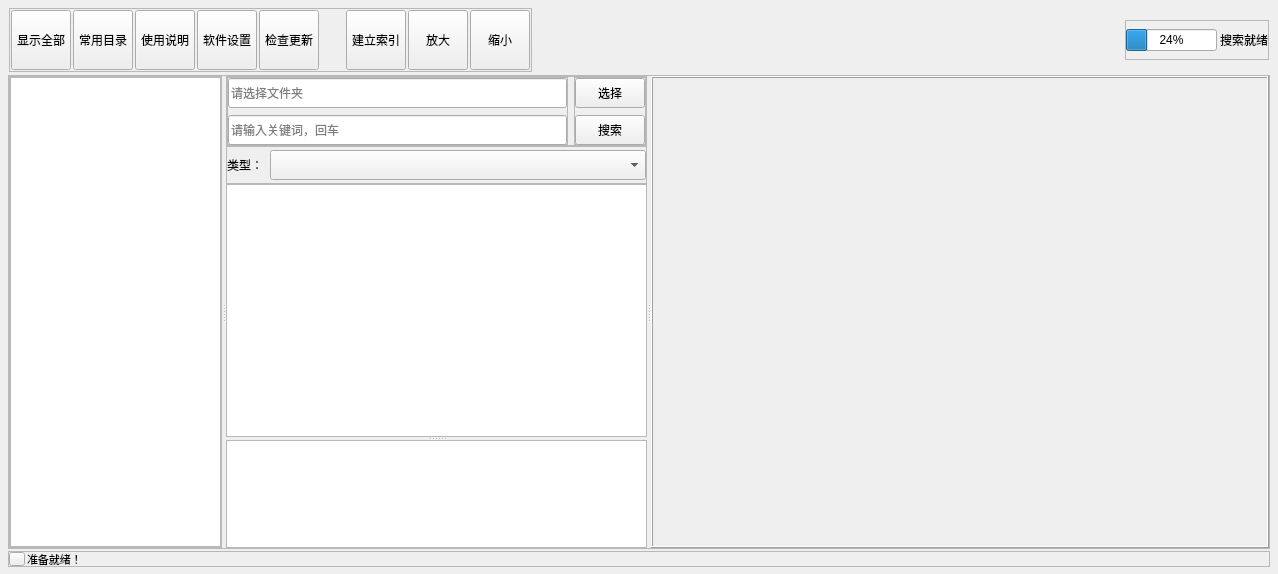
<?xml version="1.0" encoding="UTF-8"?>
<ui version="4.0">
 <class>MainWindow</class>
 <widget class="QMainWindow" name="MainWindow">
  <property name="geometry">
   <rect>
    <x>0</x>
    <y>0</y>
    <width>1278</width>
    <height>574</height>
   </rect>
  </property>
  <property name="windowTitle">
   <string>MainWindow</string>
  </property>
  <widget class="QWidget" name="centralwidget">
   <property name="styleSheet">
    <string notr="true">/*QPushButton {
    border: none; 
}

QPushButton:hover {
    background-color: #cce8f2;
}
*/</string>
   </property>
   <layout class="QGridLayout" name="gridLayout_2">
    <property name="leftMargin">
     <number>5</number>
    </property>
    <property name="topMargin">
     <number>5</number>
    </property>
    <property name="rightMargin">
     <number>5</number>
    </property>
    <property name="bottomMargin">
     <number>5</number>
    </property>
    <property name="horizontalSpacing">
     <number>5</number>
    </property>
    <property name="verticalSpacing">
     <number>0</number>
    </property>
    <item row="0" column="0">
     <widget class="QFrame" name="frame">
      <property name="sizePolicy">
       <sizepolicy hsizetype="Preferred" vsizetype="Preferred">
        <horstretch>0</horstretch>
        <verstretch>0</verstretch>
       </sizepolicy>
      </property>
      <property name="maximumSize">
       <size>
        <width>16777215</width>
        <height>16777215</height>
       </size>
      </property>
      <property name="frameShape">
       <enum>QFrame::NoFrame</enum>
      </property>
      <property name="frameShadow">
       <enum>QFrame::Raised</enum>
      </property>
      <property name="lineWidth">
       <number>0</number>
      </property>
      <layout class="QVBoxLayout" name="verticalLayout">
       <property name="spacing">
        <number>2</number>
       </property>
       <property name="leftMargin">
        <number>3</number>
       </property>
       <property name="topMargin">
        <number>2</number>
       </property>
       <property name="rightMargin">
        <number>3</number>
       </property>
       <property name="bottomMargin">
        <number>2</number>
       </property>
       <item>
        <widget class="QFrame" name="frame_top">
         <property name="sizePolicy">
          <sizepolicy hsizetype="Fixed" vsizetype="Preferred">
           <horstretch>0</horstretch>
           <verstretch>0</verstretch>
          </sizepolicy>
         </property>
         <property name="maximumSize">
          <size>
           <width>1677777</width>
           <height>16777215</height>
          </size>
         </property>
         <property name="styleSheet">
          <string notr="true"/>
         </property>
         <property name="frameShape">
          <enum>QFrame::NoFrame</enum>
         </property>
         <property name="frameShadow">
          <enum>QFrame::Raised</enum>
         </property>
         <layout class="QHBoxLayout" name="horizontalLayout_2">
          <property name="spacing">
           <number>2</number>
          </property>
          <property name="leftMargin">
           <number>1</number>
          </property>
          <property name="topMargin">
           <number>1</number>
          </property>
          <property name="rightMargin">
           <number>1</number>
          </property>
          <property name="bottomMargin">
           <number>1</number>
          </property>
          <item>
           <widget class="QFrame" name="frame_top_left">
            <property name="sizePolicy">
             <sizepolicy hsizetype="Fixed" vsizetype="Preferred">
              <horstretch>0</horstretch>
              <verstretch>0</verstretch>
             </sizepolicy>
            </property>
            <property name="frameShape">
             <enum>QFrame::StyledPanel</enum>
            </property>
            <property name="frameShadow">
             <enum>QFrame::Raised</enum>
            </property>
            <layout class="QHBoxLayout" name="horizontalLayout_3">
             <property name="spacing">
              <number>2</number>
             </property>
             <property name="leftMargin">
              <number>1</number>
             </property>
             <property name="topMargin">
              <number>1</number>
             </property>
             <property name="rightMargin">
              <number>1</number>
             </property>
             <property name="bottomMargin">
              <number>1</number>
             </property>
             <item>
              <widget class="QToolButton" name="show_all_button">
               <property name="minimumSize">
                <size>
                 <width>60</width>
                 <height>60</height>
                </size>
               </property>
               <property name="maximumSize">
                <size>
                 <width>60</width>
                 <height>60</height>
                </size>
               </property>
               <property name="font">
                <font>
                 <pointsize>9</pointsize>
                </font>
               </property>
               <property name="toolTip">
                <string>显示全部</string>
               </property>
               <property name="toolTipDuration">
                <number>1000</number>
               </property>
               <property name="text">
                <string>显示全部</string>
               </property>
               <property name="icon">
                <iconset resource="icon.qrc">
                 <normaloff>:/icon/icon/planning.png</normaloff>:/icon/icon/planning.png</iconset>
               </property>
               <property name="iconSize">
                <size>
                 <width>34</width>
                 <height>36</height>
                </size>
               </property>
               <property name="toolButtonStyle">
                <enum>Qt::ToolButtonTextUnderIcon</enum>
               </property>
              </widget>
             </item>
             <item>
              <widget class="QToolButton" name="common_dir">
               <property name="minimumSize">
                <size>
                 <width>60</width>
                 <height>60</height>
                </size>
               </property>
               <property name="maximumSize">
                <size>
                 <width>60</width>
                 <height>60</height>
                </size>
               </property>
               <property name="text">
                <string>常用目录</string>
               </property>
               <property name="icon">
                <iconset resource="icon.qrc">
                 <normaloff>:/icon/icon/folders.png</normaloff>:/icon/icon/folders.png</iconset>
               </property>
               <property name="iconSize">
                <size>
                 <width>33</width>
                 <height>33</height>
                </size>
               </property>
               <property name="toolButtonStyle">
                <enum>Qt::ToolButtonTextUnderIcon</enum>
               </property>
              </widget>
             </item>
             <item>
              <widget class="QToolButton" name="help">
               <property name="minimumSize">
                <size>
                 <width>60</width>
                 <height>60</height>
                </size>
               </property>
               <property name="maximumSize">
                <size>
                 <width>60</width>
                 <height>60</height>
                </size>
               </property>
               <property name="toolTip">
                <string>使用说明</string>
               </property>
               <property name="toolTipDuration">
                <number>1000</number>
               </property>
               <property name="text">
                <string>使用说明</string>
               </property>
               <property name="icon">
                <iconset resource="icon.qrc">
                 <normaloff>:/icon/icon/working.png</normaloff>:/icon/icon/working.png</iconset>
               </property>
               <property name="iconSize">
                <size>
                 <width>33</width>
                 <height>33</height>
                </size>
               </property>
               <property name="toolButtonStyle">
                <enum>Qt::ToolButtonTextUnderIcon</enum>
               </property>
              </widget>
             </item>
             <item>
              <widget class="QToolButton" name="setting">
               <property name="minimumSize">
                <size>
                 <width>60</width>
                 <height>60</height>
                </size>
               </property>
               <property name="maximumSize">
                <size>
                 <width>60</width>
                 <height>60</height>
                </size>
               </property>
               <property name="toolTip">
                <string>设置</string>
               </property>
               <property name="toolTipDuration">
                <number>1000</number>
               </property>
               <property name="text">
                <string>软件设置</string>
               </property>
               <property name="icon">
                <iconset resource="icon.qrc">
                 <normaloff>:/icon/icon/settings (1).png</normaloff>:/icon/icon/settings (1).png</iconset>
               </property>
               <property name="iconSize">
                <size>
                 <width>33</width>
                 <height>33</height>
                </size>
               </property>
               <property name="toolButtonStyle">
                <enum>Qt::ToolButtonTextUnderIcon</enum>
               </property>
              </widget>
             </item>
             <item>
              <widget class="QToolButton" name="update">
               <property name="minimumSize">
                <size>
                 <width>60</width>
                 <height>60</height>
                </size>
               </property>
               <property name="maximumSize">
                <size>
                 <width>60</width>
                 <height>60</height>
                </size>
               </property>
               <property name="toolTip">
                <string>检查更新</string>
               </property>
               <property name="toolTipDuration">
                <number>1000</number>
               </property>
               <property name="text">
                <string>检查更新</string>
               </property>
               <property name="icon">
                <iconset resource="icon.qrc">
                 <normaloff>:/icon/icon/all-inclusive.png</normaloff>:/icon/icon/all-inclusive.png</iconset>
               </property>
               <property name="iconSize">
                <size>
                 <width>35</width>
                 <height>35</height>
                </size>
               </property>
               <property name="toolButtonStyle">
                <enum>Qt::ToolButtonTextUnderIcon</enum>
               </property>
              </widget>
             </item>
             <item>
              <spacer name="horizontalSpacer">
               <property name="orientation">
                <enum>Qt::Horizontal</enum>
               </property>
               <property name="sizeType">
                <enum>QSizePolicy::Fixed</enum>
               </property>
               <property name="sizeHint" stdset="0">
                <size>
                 <width>25</width>
                 <height>20</height>
                </size>
               </property>
              </spacer>
             </item>
             <item>
              <widget class="QToolButton" name="index_button">
               <property name="minimumSize">
                <size>
                 <width>60</width>
                 <height>60</height>
                </size>
               </property>
               <property name="maximumSize">
                <size>
                 <width>60</width>
                 <height>60</height>
                </size>
               </property>
               <property name="toolTip">
                <string>建立索引</string>
               </property>
               <property name="toolTipDuration">
                <number>1000</number>
               </property>
               <property name="text">
                <string>建立索引</string>
               </property>
               <property name="icon">
                <iconset resource="icon.qrc">
                 <normaloff>:/icon/icon/documents.png</normaloff>:/icon/icon/documents.png</iconset>
               </property>
               <property name="iconSize">
                <size>
                 <width>33</width>
                 <height>33</height>
                </size>
               </property>
               <property name="toolButtonStyle">
                <enum>Qt::ToolButtonTextUnderIcon</enum>
               </property>
              </widget>
             </item>
             <item>
              <widget class="QToolButton" name="text_scale_up">
               <property name="minimumSize">
                <size>
                 <width>60</width>
                 <height>60</height>
                </size>
               </property>
               <property name="maximumSize">
                <size>
                 <width>60</width>
                 <height>60</height>
                </size>
               </property>
               <property name="toolTip">
                <string>放大</string>
               </property>
               <property name="toolTipDuration">
                <number>1000</number>
               </property>
               <property name="styleSheet">
                <string notr="true"/>
               </property>
               <property name="text">
                <string>放大</string>
               </property>
               <property name="icon">
                <iconset resource="icon.qrc">
                 <normaloff>:/icon/icon/zoom-in (1).png</normaloff>:/icon/icon/zoom-in (1).png</iconset>
               </property>
               <property name="iconSize">
                <size>
                 <width>34</width>
                 <height>34</height>
                </size>
               </property>
               <property name="toolButtonStyle">
                <enum>Qt::ToolButtonTextUnderIcon</enum>
               </property>
              </widget>
             </item>
             <item>
              <widget class="QToolButton" name="text_scale_down">
               <property name="sizePolicy">
                <sizepolicy hsizetype="Preferred" vsizetype="Preferred">
                 <horstretch>0</horstretch>
                 <verstretch>0</verstretch>
                </sizepolicy>
               </property>
               <property name="minimumSize">
                <size>
                 <width>60</width>
                 <height>60</height>
                </size>
               </property>
               <property name="maximumSize">
                <size>
                 <width>60</width>
                 <height>60</height>
                </size>
               </property>
               <property name="toolTip">
                <string extracomment="缩小">缩小</string>
               </property>
               <property name="toolTipDuration">
                <number>1000</number>
               </property>
               <property name="styleSheet">
                <string notr="true"/>
               </property>
               <property name="text">
                <string>缩小</string>
               </property>
               <property name="icon">
                <iconset resource="icon.qrc">
                 <normaloff>:/icon/icon/zoom-out.png</normaloff>:/icon/icon/zoom-out.png</iconset>
               </property>
               <property name="iconSize">
                <size>
                 <width>34</width>
                 <height>34</height>
                </size>
               </property>
               <property name="shortcut">
                <string extracomment="缩小"/>
               </property>
               <property name="checkable">
                <bool>false</bool>
               </property>
               <property name="checked">
                <bool>false</bool>
               </property>
               <property name="toolButtonStyle">
                <enum>Qt::ToolButtonTextUnderIcon</enum>
               </property>
              </widget>
             </item>
            </layout>
           </widget>
          </item>
          <item alignment="Qt::AlignRight">
           <widget class="QFrame" name="frame_top_right">
            <property name="sizePolicy">
             <sizepolicy hsizetype="Preferred" vsizetype="Preferred">
              <horstretch>0</horstretch>
              <verstretch>0</verstretch>
             </sizepolicy>
            </property>
            <property name="minimumSize">
             <size>
              <width>0</width>
              <height>0</height>
             </size>
            </property>
            <property name="maximumSize">
             <size>
              <width>450</width>
              <height>40</height>
             </size>
            </property>
            <property name="layoutDirection">
             <enum>Qt::LeftToRight</enum>
            </property>
            <property name="frameShape">
             <enum>QFrame::StyledPanel</enum>
            </property>
            <property name="frameShadow">
             <enum>QFrame::Raised</enum>
            </property>
            <layout class="QHBoxLayout" name="horizontalLayout_6">
             <property name="spacing">
              <number>3</number>
             </property>
             <property name="leftMargin">
              <number>0</number>
             </property>
             <property name="topMargin">
              <number>0</number>
             </property>
             <property name="rightMargin">
              <number>0</number>
             </property>
             <property name="bottomMargin">
              <number>0</number>
             </property>
             <item>
              <widget class="QLoadingProgressBar" name="progressBar">
               <property name="maximumSize">
                <size>
                 <width>100</width>
                 <height>16777215</height>
                </size>
               </property>
               <property name="value">
                <number>24</number>
               </property>
               <property name="alignment">
                <set>Qt::AlignRight|Qt::AlignTrailing|Qt::AlignVCenter</set>
               </property>
              </widget>
             </item>
             <item>
              <widget class="QLabel" name="top_lable">
               <property name="sizePolicy">
                <sizepolicy hsizetype="Preferred" vsizetype="Preferred">
                 <horstretch>0</horstretch>
                 <verstretch>0</verstretch>
                </sizepolicy>
               </property>
               <property name="minimumSize">
                <size>
                 <width>0</width>
                 <height>0</height>
                </size>
               </property>
               <property name="maximumSize">
                <size>
                 <width>16666</width>
                 <height>16777215</height>
                </size>
               </property>
               <property name="text">
                <string>搜索就绪</string>
               </property>
               <property name="alignment">
                <set>Qt::AlignRight|Qt::AlignTrailing|Qt::AlignVCenter</set>
               </property>
              </widget>
             </item>
            </layout>
           </widget>
          </item>
         </layout>
        </widget>
       </item>
       <item>
        <widget class="QFrame" name="frame_center">
         <property name="sizePolicy">
          <sizepolicy hsizetype="Preferred" vsizetype="Expanding">
           <horstretch>0</horstretch>
           <verstretch>19</verstretch>
          </sizepolicy>
         </property>
         <property name="frameShape">
          <enum>QFrame::StyledPanel</enum>
         </property>
         <property name="frameShadow">
          <enum>QFrame::Raised</enum>
         </property>
         <layout class="QHBoxLayout" name="horizontalLayout">
          <property name="spacing">
           <number>0</number>
          </property>
          <property name="leftMargin">
           <number>0</number>
          </property>
          <property name="topMargin">
           <number>0</number>
          </property>
          <property name="rightMargin">
           <number>0</number>
          </property>
          <property name="bottomMargin">
           <number>0</number>
          </property>
          <item>
           <widget class="QSplitter" name="splitter">
            <property name="orientation">
             <enum>Qt::Horizontal</enum>
            </property>
            <property name="childrenCollapsible">
             <bool>false</bool>
            </property>
            <widget class="QFrame" name="frame_center_left">
             <property name="sizePolicy">
              <sizepolicy hsizetype="Expanding" vsizetype="Expanding">
               <horstretch>4</horstretch>
               <verstretch>0</verstretch>
              </sizepolicy>
             </property>
             <property name="minimumSize">
              <size>
               <width>200</width>
               <height>0</height>
              </size>
             </property>
             <property name="frameShape">
              <enum>QFrame::StyledPanel</enum>
             </property>
             <property name="frameShadow">
              <enum>QFrame::Raised</enum>
             </property>
             <layout class="QVBoxLayout" name="verticalLayout_6">
              <property name="spacing">
               <number>0</number>
              </property>
              <property name="leftMargin">
               <number>0</number>
              </property>
              <property name="topMargin">
               <number>0</number>
              </property>
              <property name="rightMargin">
               <number>0</number>
              </property>
              <property name="bottomMargin">
               <number>0</number>
              </property>
              <item>
               <widget class="QFileListView" name="listView_all"/>
              </item>
             </layout>
            </widget>
            <widget class="QFrame" name="frame_center_center">
             <property name="sizePolicy">
              <sizepolicy hsizetype="Expanding" vsizetype="Expanding">
               <horstretch>8</horstretch>
               <verstretch>0</verstretch>
              </sizepolicy>
             </property>
             <property name="minimumSize">
              <size>
               <width>380</width>
               <height>0</height>
              </size>
             </property>
             <property name="maximumSize">
              <size>
               <width>1677777</width>
               <height>16777215</height>
              </size>
             </property>
             <property name="frameShape">
              <enum>QFrame::NoFrame</enum>
             </property>
             <property name="frameShadow">
              <enum>QFrame::Raised</enum>
             </property>
             <layout class="QVBoxLayout" name="verticalLayout_2">
              <property name="spacing">
               <number>0</number>
              </property>
              <property name="leftMargin">
               <number>0</number>
              </property>
              <property name="topMargin">
               <number>0</number>
              </property>
              <property name="rightMargin">
               <number>0</number>
              </property>
              <property name="bottomMargin">
               <number>0</number>
              </property>
              <item>
               <widget class="QFrame" name="frame_search">
                <property name="sizePolicy">
                 <sizepolicy hsizetype="Preferred" vsizetype="Preferred">
                  <horstretch>0</horstretch>
                  <verstretch>0</verstretch>
                 </sizepolicy>
                </property>
                <property name="maximumSize">
                 <size>
                  <width>16777215</width>
                  <height>70</height>
                 </size>
                </property>
                <property name="frameShape">
                 <enum>QFrame::StyledPanel</enum>
                </property>
                <property name="frameShadow">
                 <enum>QFrame::Raised</enum>
                </property>
                <layout class="QHBoxLayout" name="horizontalLayout_4">
                 <property name="leftMargin">
                  <number>0</number>
                 </property>
                 <property name="topMargin">
                  <number>0</number>
                 </property>
                 <property name="rightMargin">
                  <number>0</number>
                 </property>
                 <property name="bottomMargin">
                  <number>0</number>
                 </property>
                 <item>
                  <widget class="QFrame" name="frame_search_left">
                   <property name="sizePolicy">
                    <sizepolicy hsizetype="Expanding" vsizetype="Preferred">
                     <horstretch>0</horstretch>
                     <verstretch>0</verstretch>
                    </sizepolicy>
                   </property>
                   <property name="frameShape">
                    <enum>QFrame::StyledPanel</enum>
                   </property>
                   <property name="frameShadow">
                    <enum>QFrame::Raised</enum>
                   </property>
                   <layout class="QVBoxLayout" name="verticalLayout_3">
                    <property name="spacing">
                     <number>8</number>
                    </property>
                    <property name="leftMargin">
                     <number>0</number>
                    </property>
                    <property name="topMargin">
                     <number>0</number>
                    </property>
                    <property name="rightMargin">
                     <number>0</number>
                    </property>
                    <property name="bottomMargin">
                     <number>0</number>
                    </property>
                    <item>
                     <widget class="QLineEdit" name="file_edit">
                      <property name="sizePolicy">
                       <sizepolicy hsizetype="Expanding" vsizetype="Fixed">
                        <horstretch>1</horstretch>
                        <verstretch>0</verstretch>
                       </sizepolicy>
                      </property>
                      <property name="minimumSize">
                       <size>
                        <width>0</width>
                        <height>30</height>
                       </size>
                      </property>
                      <property name="maximumSize">
                       <size>
                        <width>16777215</width>
                        <height>30</height>
                       </size>
                      </property>
                      <property name="styleSheet">
                       <string notr="true">font: 75 9pt &quot;微软雅黑&quot;;
font: 12pt &quot;宋体&quot;;</string>
                      </property>
                      <property name="text">
                       <string/>
                      </property>
                      <property name="placeholderText">
                       <string>请选择文件夹</string>
                      </property>
                     </widget>
                    </item>
                    <item>
                     <widget class="QLineEdit" name="keywords_edit">
                      <property name="sizePolicy">
                       <sizepolicy hsizetype="Expanding" vsizetype="Fixed">
                        <horstretch>1</horstretch>
                        <verstretch>0</verstretch>
                       </sizepolicy>
                      </property>
                      <property name="minimumSize">
                       <size>
                        <width>0</width>
                        <height>30</height>
                       </size>
                      </property>
                      <property name="maximumSize">
                       <size>
                        <width>16777215</width>
                        <height>30</height>
                       </size>
                      </property>
                      <property name="styleSheet">
                       <string notr="true">font: 12pt &quot;宋体&quot;;</string>
                      </property>
                      <property name="text">
                       <string extracomment="请输入关键词"/>
                      </property>
                      <property name="placeholderText">
                       <string>请输入关键词，回车</string>
                      </property>
                     </widget>
                    </item>
                   </layout>
                  </widget>
                 </item>
                 <item>
                  <widget class="QFrame" name="frame_search_right">
                   <property name="sizePolicy">
                    <sizepolicy hsizetype="Preferred" vsizetype="Preferred">
                     <horstretch>0</horstretch>
                     <verstretch>0</verstretch>
                    </sizepolicy>
                   </property>
                   <property name="frameShape">
                    <enum>QFrame::StyledPanel</enum>
                   </property>
                   <property name="frameShadow">
                    <enum>QFrame::Raised</enum>
                   </property>
                   <layout class="QVBoxLayout" name="verticalLayout_4">
                    <property name="spacing">
                     <number>7</number>
                    </property>
                    <property name="leftMargin">
                     <number>0</number>
                    </property>
                    <property name="topMargin">
                     <number>0</number>
                    </property>
                    <property name="rightMargin">
                     <number>0</number>
                    </property>
                    <property name="bottomMargin">
                     <number>0</number>
                    </property>
                    <item>
                     <widget class="QPushButton" name="file_button">
                      <property name="minimumSize">
                       <size>
                        <width>0</width>
                        <height>30</height>
                       </size>
                      </property>
                      <property name="maximumSize">
                       <size>
                        <width>70</width>
                        <height>30</height>
                       </size>
                      </property>
                      <property name="text">
                       <string>选择</string>
                      </property>
                     </widget>
                    </item>
                    <item>
                     <widget class="QPushButton" name="search_button">
                      <property name="minimumSize">
                       <size>
                        <width>0</width>
                        <height>30</height>
                       </size>
                      </property>
                      <property name="maximumSize">
                       <size>
                        <width>70</width>
                        <height>30</height>
                       </size>
                      </property>
                      <property name="text">
                       <string>搜索</string>
                      </property>
                     </widget>
                    </item>
                   </layout>
                  </widget>
                 </item>
                </layout>
               </widget>
              </item>
              <item>
               <widget class="QFrame" name="frame_screen">
                <property name="sizePolicy">
                 <sizepolicy hsizetype="Preferred" vsizetype="Preferred">
                  <horstretch>0</horstretch>
                  <verstretch>0</verstretch>
                 </sizepolicy>
                </property>
                <property name="maximumSize">
                 <size>
                  <width>16777215</width>
                  <height>40</height>
                 </size>
                </property>
                <property name="frameShape">
                 <enum>QFrame::StyledPanel</enum>
                </property>
                <property name="frameShadow">
                 <enum>QFrame::Raised</enum>
                </property>
                <layout class="QHBoxLayout" name="horizontalLayout_8">
                 <property name="spacing">
                  <number>0</number>
                 </property>
                 <property name="leftMargin">
                  <number>0</number>
                 </property>
                 <property name="topMargin">
                  <number>3</number>
                 </property>
                 <property name="rightMargin">
                  <number>0</number>
                 </property>
                 <property name="bottomMargin">
                  <number>3</number>
                 </property>
                 <item>
                  <widget class="QLabel" name="label">
                   <property name="text">
                    <string>类型：  </string>
                   </property>
                  </widget>
                 </item>
                 <item>
                  <widget class="QComboCheckBox" name="comboBox">
                   <property name="sizePolicy">
                    <sizepolicy hsizetype="Expanding" vsizetype="Preferred">
                     <horstretch>0</horstretch>
                     <verstretch>0</verstretch>
                    </sizepolicy>
                   </property>
                   <property name="minimumSize">
                    <size>
                     <width>200</width>
                     <height>30</height>
                    </size>
                   </property>
                   <property name="maximumSize">
                    <size>
                     <width>16777215</width>
                     <height>30</height>
                    </size>
                   </property>
                   <property name="font">
                    <font>
                     <family>宋体</family>
                     <pointsize>12</pointsize>
                     <weight>50</weight>
                     <italic>false</italic>
                     <bold>false</bold>
                    </font>
                   </property>
                  </widget>
                 </item>
                </layout>
               </widget>
              </item>
              <item>
               <widget class="QSplitter" name="splitter_2">
                <property name="orientation">
                 <enum>Qt::Vertical</enum>
                </property>
                <property name="handleWidth">
                 <number>3</number>
                </property>
                <widget class="QFileTableView" name="tableView">
                 <property name="sizePolicy">
                  <sizepolicy hsizetype="Expanding" vsizetype="Expanding">
                   <horstretch>0</horstretch>
                   <verstretch>7</verstretch>
                  </sizepolicy>
                 </property>
                 <property name="verticalScrollBarPolicy">
                  <enum>Qt::ScrollBarAsNeeded</enum>
                 </property>
                 <property name="horizontalScrollBarPolicy">
                  <enum>Qt::ScrollBarAsNeeded</enum>
                 </property>
                 <property name="horizontalScrollMode">
                  <enum>QAbstractItemView::ScrollPerItem</enum>
                 </property>
                 <property name="gridStyle">
                  <enum>Qt::NoPen</enum>
                 </property>
                 <property name="wordWrap">
                  <bool>true</bool>
                 </property>
                 <attribute name="horizontalHeaderDefaultSectionSize">
                  <number>300</number>
                 </attribute>
                 <attribute name="horizontalHeaderShowSortIndicator" stdset="0">
                  <bool>false</bool>
                 </attribute>
                 <attribute name="horizontalHeaderStretchLastSection">
                  <bool>true</bool>
                 </attribute>
                </widget>
                <widget class="QFileListView" name="listView_error">
                 <property name="sizePolicy">
                  <sizepolicy hsizetype="Expanding" vsizetype="Expanding">
                   <horstretch>0</horstretch>
                   <verstretch>3</verstretch>
                  </sizepolicy>
                 </property>
                </widget>
               </widget>
              </item>
             </layout>
            </widget>
            <widget class="QFrame" name="frame_center_right">
             <property name="sizePolicy">
              <sizepolicy hsizetype="Expanding" vsizetype="Expanding">
               <horstretch>10</horstretch>
               <verstretch>0</verstretch>
              </sizepolicy>
             </property>
             <property name="minimumSize">
              <size>
               <width>300</width>
               <height>0</height>
              </size>
             </property>
             <property name="styleSheet">
              <string notr="true"/>
             </property>
             <property name="frameShape">
              <enum>QFrame::NoFrame</enum>
             </property>
             <property name="frameShadow">
              <enum>QFrame::Plain</enum>
             </property>
             <layout class="QVBoxLayout" name="verticalLayout_7">
              <property name="spacing">
               <number>0</number>
              </property>
              <property name="leftMargin">
               <number>0</number>
              </property>
              <property name="topMargin">
               <number>0</number>
              </property>
              <property name="rightMargin">
               <number>0</number>
              </property>
              <property name="bottomMargin">
               <number>0</number>
              </property>
              <item>
               <widget class="QTextFrame" name="textframe">
                <property name="sizePolicy">
                 <sizepolicy hsizetype="Expanding" vsizetype="Expanding">
                  <horstretch>0</horstretch>
                  <verstretch>0</verstretch>
                 </sizepolicy>
                </property>
                <property name="minimumSize">
                 <size>
                  <width>300</width>
                  <height>0</height>
                 </size>
                </property>
                <property name="frameShape">
                 <enum>QFrame::Box</enum>
                </property>
                <property name="frameShadow">
                 <enum>QFrame::Raised</enum>
                </property>
               </widget>
              </item>
             </layout>
            </widget>
           </widget>
          </item>
         </layout>
        </widget>
       </item>
       <item>
        <widget class="QFrame" name="frame_bottom">
         <property name="minimumSize">
          <size>
           <width>0</width>
           <height>16</height>
          </size>
         </property>
         <property name="maximumSize">
          <size>
           <width>16777215</width>
           <height>16</height>
          </size>
         </property>
         <property name="font">
          <font>
           <pointsize>10</pointsize>
          </font>
         </property>
         <property name="frameShape">
          <enum>QFrame::StyledPanel</enum>
         </property>
         <property name="frameShadow">
          <enum>QFrame::Raised</enum>
         </property>
         <property name="lineWidth">
          <number>0</number>
         </property>
         <layout class="QHBoxLayout" name="horizontalLayout_5">
          <property name="spacing">
           <number>2</number>
          </property>
          <property name="leftMargin">
           <number>0</number>
          </property>
          <property name="topMargin">
           <number>0</number>
          </property>
          <property name="rightMargin">
           <number>0</number>
          </property>
          <property name="bottomMargin">
           <number>0</number>
          </property>
          <item>
           <widget class="QPushButton" name="show_error_button">
            <property name="sizePolicy">
             <sizepolicy hsizetype="Fixed" vsizetype="Fixed">
              <horstretch>0</horstretch>
              <verstretch>0</verstretch>
             </sizepolicy>
            </property>
            <property name="maximumSize">
             <size>
              <width>16</width>
              <height>16</height>
             </size>
            </property>
            <property name="toolTip">
             <string>显示错误</string>
            </property>
            <property name="text">
             <string/>
            </property>
            <property name="icon">
             <iconset resource="icon.qrc">
              <normaloff>:/icon/icon/提醒.png</normaloff>:/icon/icon/提醒.png</iconset>
            </property>
            <property name="iconSize">
             <size>
              <width>13</width>
              <height>13</height>
             </size>
            </property>
           </widget>
          </item>
          <item>
           <widget class="QLabel" name="bottom_lable">
            <property name="font">
             <font>
              <pointsize>8</pointsize>
             </font>
            </property>
            <property name="text">
             <string>准备就绪！</string>
            </property>
           </widget>
          </item>
         </layout>
        </widget>
       </item>
      </layout>
     </widget>
    </item>
   </layout>
  </widget>
 </widget>
 <customwidgets>
  <customwidget>
   <class>QComboCheckBox</class>
   <extends>QComboBox</extends>
   <header>qcombocheckbox.h</header>
  </customwidget>
  <customwidget>
   <class>QLoadingProgressBar</class>
   <extends>QProgressBar</extends>
   <header>qloadingprogressbar.h</header>
  </customwidget>
  <customwidget>
   <class>QTextFrame</class>
   <extends>QFrame</extends>
   <header>qtextframe.h</header>
   <container>1</container>
  </customwidget>
  <customwidget>
   <class>QFileTableView</class>
   <extends>QTableView</extends>
   <header>qfiletableview.h</header>
  </customwidget>
  <customwidget>
   <class>QFileListView</class>
   <extends>QListView</extends>
   <header>qfilelistview.h</header>
  </customwidget>
 </customwidgets>
 <resources>
  <include location="icon.qrc"/>
 </resources>
 <connections/>
</ui>
